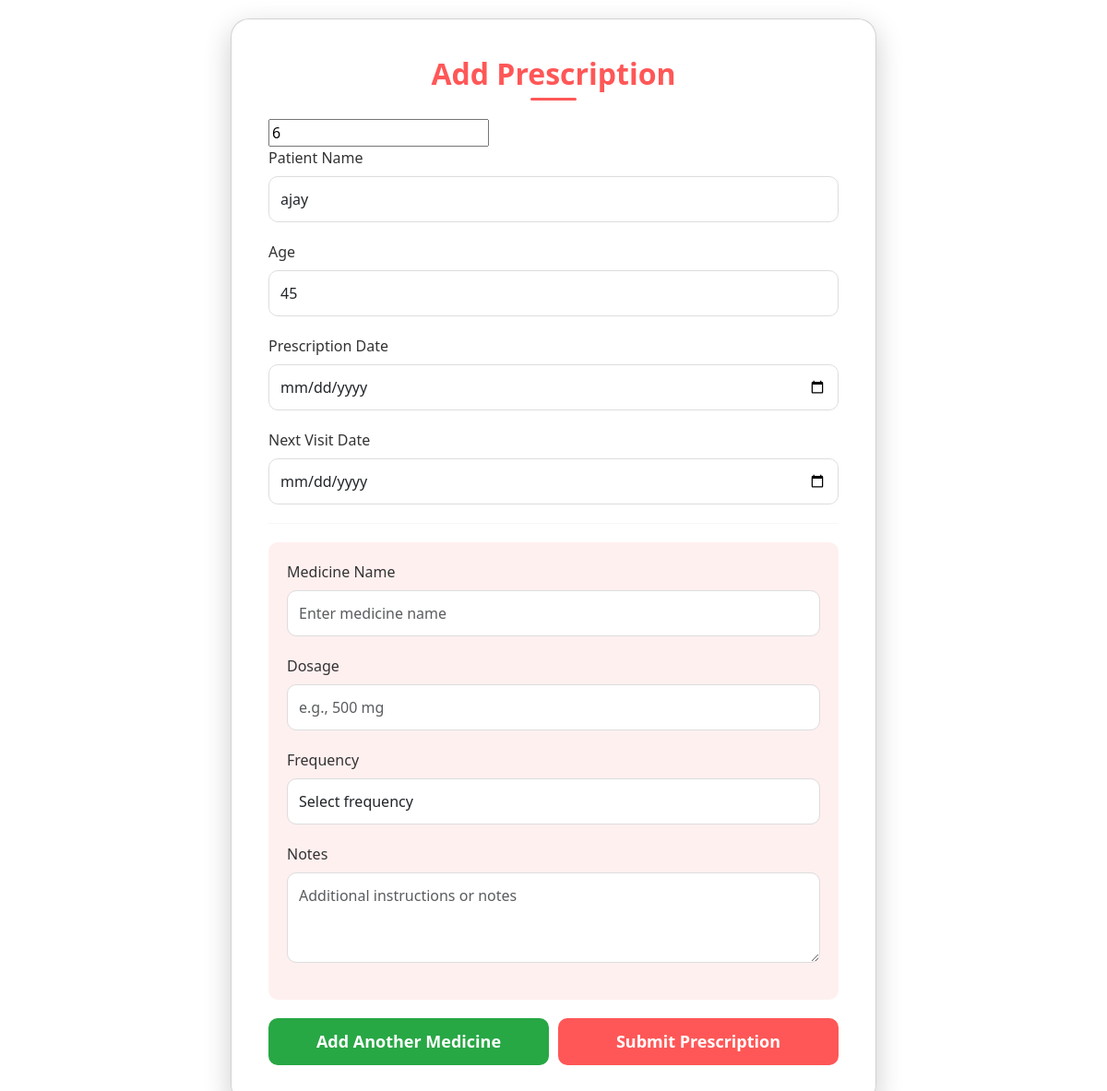
/add_medicine/6, run on the app's committed database.
### Organsharingapp/models.py (models this page shows)
class Appointment(models.Model):
    patient_id=models.ForeignKey(Usertable,on_delete=models.CASCADE,null=True,blank=True)
    doctor_id=models.ForeignKey(Doctor,on_delete=models.CASCADE,null=True,blank=True)
    appointment_date=models.CharField(max_length=100,null=True,blank=True)
    appointment_time=models.CharField(max_length=100,null=True,blank=True)
    status = models.CharField(max_length=100, null=True, blank=True)
    next_visit_date=models.CharField(max_length=100,null=True,blank=True)
    prescriptions=models.CharField(max_length=400,null=True,blank=True)
    prescription_file=models.FileField(upload_to='prescriptions',null=True,blank=True)

class Usertable(models.Model):
    Login_id=models.ForeignKey(Logintable,on_delete=models.CASCADE,null=True,blank=True)
    user_name=models.CharField(max_length=100,null=True,blank=True)
    address=models.CharField(max_length=100,null=True,blank=True)
    image=models.FileField(upload_to='profileimage',null=True,blank=True)
    phone_number=models.CharField(max_length=100,null=True,blank=True)
    email=models.CharField(max_length=100,null=True,blank=True)
    blood_group=models.CharField(max_length=100,null=True,blank=True)
    gender=models.CharField(max_length=100,null=True,blank=True)
    age=models.CharField(max_length=100,null=True,blank=True)

### Organsharingapp/views.py (the view, shortened to what this page needs)
# urls.py: path('add_medicine/<int:id>', MedicineFormView.as_view(), name='add_medicine'),
class MedicineFormView(View):
    def get(self, request,id):
        appid=id
        appid=Appointment.objects.get(id=id)
        print(appid.patient_id.user_name)
        return render(request, 'doctor/medicine_form.html',{'appid':appid})

### templates/doctor/medicine_form.html (shortened to what this page needs)
<!DOCTYPE html>
<html lang="en">
<head>
    <link href="https://cdn.jsdelivr.net/npm/bootstrap@5.3.3/dist/css/bootstrap.min.css" rel="stylesheet">
</head>
<body>
    <div class="container-fluid">
        <div class="card">
            <h2 class="h2">Add Prescription</h2>
            <form method="post" action="/add_medicine/{{appid.id}}" id="medicine-form">
                <input type="text" name="appid" value="{{ appid.id }}">
                <div class="mb-3">
                    <label for="patient_name" class="form-label">Patient Name</label>
                    <input type="text" id="patient_name" name="patient_name" class="form-control" value="{{appid.patient_id.user_name}}" placeholder="Enter patient name" readonly>
                </div>
                <div class="mb-3">
                    <label for="age" class="form-label">Age</label>
                    <input type="number" id="age" name="age" class="form-control" placeholder="Enter age" min="0" value="{{appid.patient_id.age}}" readonly>
                </div>
                <div class="mb-3">
                    <label for="prescription_date" class="form-label">Prescription Date</label>
                    <input type="date" id="prescription_date" name="prescription_date" class="form-control" required>
                </div>
                <div class="mb-3">
                    <label for="next_visit" class="form-label">Next Visit Date</label>
                    <input type="date" id="next_visit" name="next_visit_date" class="form-control" required>
                </div>
                <hr>
                <div id="medicine-entries">
                    <div class="medicine-entry" data-index="0">
                        <div class="mb-3">
                            <label for="medicine_name_0" class="form-label">Medicine Name</label>
                            <input type="text" id="medicine_name_0" name="medicine_name_0" class="form-control" placeholder="Enter medicine name" required>
                        </div>
                        <div class="mb-3">
                            <label for="dosage_0" class="form-label">Dosage</label>
                            <input type="text" id="dosage_0" name="dosage_0" class="form-control" placeholder="e.g., 500 mg" required>
                        </div>
                        <div class="mb-3">
                            <label for="frequency_0" class="form-label">Frequency</label>
                            <select id="frequency_0" name="frequency_0" class="form-control" required>
                                <option value="" disabled selected>Select frequency</option>
                            </select>
                        </div>
                        <div class="mb-3">
                            <label for="notes_0" class="form-label">Notes</label>
                            <textarea id="notes_0" name="notes_0" class="form-control" rows="3" placeholder="Additional instructions or notes"></textarea>
                        </div>
                    </div>
                </div>
                <div class="button-group">
                    <button type="button" id="add-medicine" class="btn btn-secondary">Add Another Medicine</button>
                    <button type="submit" id="submit-form" class="btn btn-primary">Submit Prescription</button>
                </div>
            </form>
        </div>
    </div>
</body>
</html>

### templates/doctor/medicine_form.html (style rules this page uses)
:root { --primary-color: #ff5757; --secondary-color: #fff0f0; --text-color: #333; --hover-color: #ff8787; }
body { margin: 0; font-family: 'Segoe UI', Tahoma, Geneva, Verdana, sans-serif; background: url('https://images.unsplash.com/photo-1532938911079-1b06ac7ceec7?ixlib=rb-4.0.3&auto=format&fit=crop&w=1350&q=80') no-repeat center center fixed; background-size: cover; min-height: 100vh; display: flex; justify-content: center; align-items: center; backdrop-filter: blur(5px); }
.container-fluid { display: flex; justify-content: center; align-items: center; padding: 20px; }
.card { background: rgba(255, 255, 255, 0.9); border-radius: 20px; box-shadow: 0 10px 30px rgba(0, 0, 0, 0.2); padding: 40px; width: 100%; max-width: 700px; transition: transform 0.3s ease, box-shadow 0.3s ease; }
.h2 { text-align: center; color: var(--primary-color); font-weight: 700; font-size: 32px; margin-bottom: 30px; position: relative; }
.h2::after { content: ''; position: absolute; width: 50px; height: 3px; background: var(--primary-color); bottom: -10px; left: 50%; transform: translateX(-50%); border-radius: 2px; }
.form-control { border-radius: 10px; padding: 12px; font-size: 16px; border: 1px solid #ddd; margin-bottom: 20px; }
.form-label { color: var(--text-color); font-weight: 500; margin-bottom: 8px; }
.btn-primary { background: var(--primary-color); border: none; border-radius: 10px; padding: 12px; font-size: 18px; font-weight: 600; transition: background 0.3s ease, transform 0.2s ease; width: 100%; }
.btn-secondary { background: #28a745; border: none; border-radius: 10px; padding: 12px; font-size: 18px; font-weight: 600; transition: background 0.3s ease, transform 0.2s ease; width: 100%; }
.medicine-entry { background: var(--secondary-color); border-radius: 10px; padding: 20px; margin-bottom: 20px; position: relative; }
.button-group { display: flex; gap: 10px; margin-top: 20px; }
hr { margin: 20px 0; border-color: #ddd; }

### data on the page
Appointment: appid "6", patient_name "ajay", age "45"
